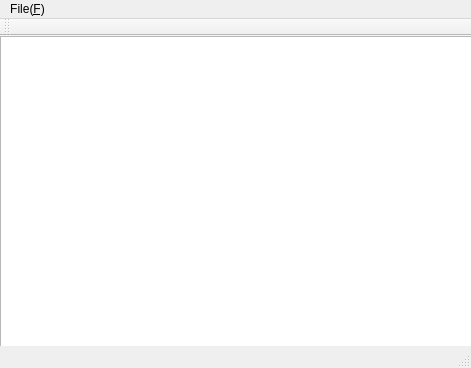
<?xml version="1.0" encoding="UTF-8"?>
<ui version="4.0">
 <class>MainWindow</class>
 <widget class="QMainWindow" name="MainWindow">
  <property name="geometry">
   <rect>
    <x>0</x>
    <y>0</y>
    <width>471</width>
    <height>368</height>
   </rect>
  </property>
  <property name="windowTitle">
   <string>MainWindow</string>
  </property>
  <widget class="QWidget" name="centralWidget">
   <widget class="QTextEdit" name="textEdit">
    <property name="geometry">
     <rect>
      <x>0</x>
      <y>0</y>
      <width>481</width>
      <height>341</height>
     </rect>
    </property>
   </widget>
  </widget>
  <widget class="QMenuBar" name="menuBar">
   <property name="geometry">
    <rect>
     <x>0</x>
     <y>0</y>
     <width>471</width>
     <height>23</height>
    </rect>
   </property>
   <widget class="QMenu" name="menuFile_F">
    <property name="title">
     <string>File(&amp;F)</string>
    </property>
    <addaction name="actionNew_N"/>
    <addaction name="actionOpen_O"/>
    <addaction name="actionSave_S"/>
    <addaction name="separator"/>
    <addaction name="actionExit"/>
   </widget>
   <addaction name="menuFile_F"/>
  </widget>
  <widget class="QToolBar" name="mainToolBar">
   <attribute name="toolBarArea">
    <enum>TopToolBarArea</enum>
   </attribute>
   <attribute name="toolBarBreak">
    <bool>false</bool>
   </attribute>
  </widget>
  <widget class="QStatusBar" name="statusBar"/>
  <action name="actionNew_N">
   <property name="text">
    <string>New(&amp;N)</string>
   </property>
  </action>
  <action name="actionOpen_O">
   <property name="text">
    <string>Open(&amp;O)</string>
   </property>
  </action>
  <action name="actionSave_S">
   <property name="text">
    <string>Save(&amp;S)</string>
   </property>
  </action>
  <action name="actionExit">
   <property name="text">
    <string>Exit</string>
   </property>
  </action>
 </widget>
 <layoutdefault spacing="6" margin="11"/>
 <resources/>
 <connections/>
</ui>
